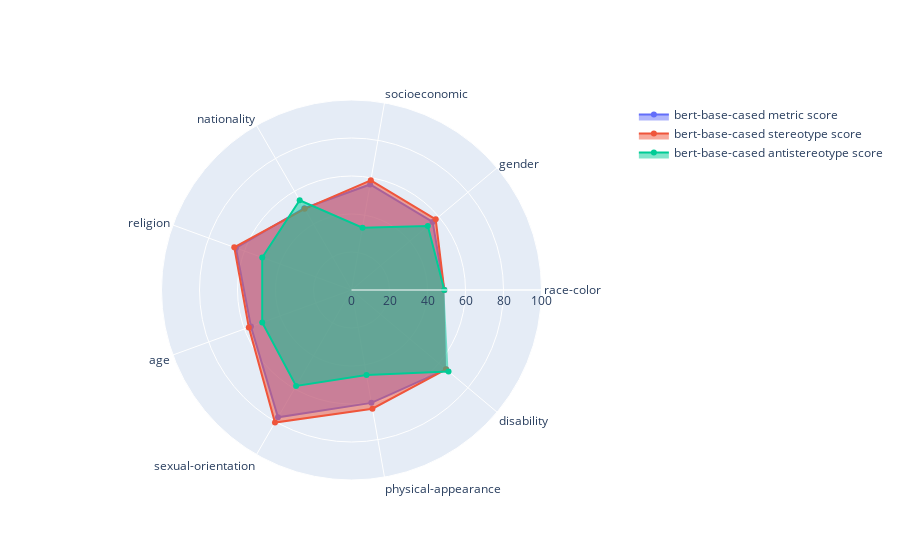

The notebook cell saved with this chart:
### Markdown cell above
## Graphing <i>bert-base-cased</i> against itself (metric vs. stereotype vs. antistereotype)

### Code cell
categories = list(all_models['bias_type'].unique())

fig = go.Figure()

fig.add_trace(go.Scatterpolar(
      r=list(bert_base_cased['metric_score']), # [48.84, 55.73, 56.4, 49.69, 64.76, 56.32, 77.38, 60.32, 65.0]
      theta=categories,
      fill='toself',
      name='bert-base-cased metric score'
))
fig.add_trace(go.Scatterpolar(
      r=list(bert_base_cased['stereotype_score']),
      theta=categories,
      fill='toself',
      name='bert-base-cased stereotype score'
))
fig.add_trace(go.Scatterpolar(
      r=list(bert_base_cased['antistereotype_score']),
      theta=categories,
      fill='toself',
      name='bert-base-cased antistereotype score'
))

fig.update_layout(
  polar=dict(
    radialaxis=dict(
      visible=True,
      range=[0, 100]
    )),
  showlegend=True
)

fig.show()

### Figure 1 — Plotly figure (JSON) as saved in the notebook; plotly's stock layout.template omitted (floating-point values rounded to 4 significant figures)
{"data": [{"fill": "toself", "name": "bert-base-cased metric score", "r": [48.84, 55.73, 56.4, 49.69, 64.76, 56.32, 77.38, 60.32, 65], "theta": ["race-color", "gender", "socioeconomic", "nationality", "religion", "age", "sexual-orientation", "physical-appearance", "disability"], "type": "scatterpolar"}, {"fill": "toself", "name": "bert-base-cased stereotype score", "r": [48.84, 57.86, 58.6, 49.32, 65.66, 57.53, 80.56, 63.46, 64.91], "theta": ["race-color", "gender", "socioeconomic", "nationality", "religion", "age", "sexual-orientation", "physical-appearance", "disability"], "type": "scatterpolar"}, {"fill": "toself", "name": "bert-base-cased antistereotype score", "r": [48.84, 52.43, 33.33, 54.55, 50, 50, 58.33, 45.45, 66.67], "theta": ["race-color", "gender", "socioeconomic", "nationality", "religion", "age", "sexual-orientation", "physical-appearance", "disability"], "type": "scatterpolar"}], "layout": {"polar": {"radialaxis": {"range": [0, 100], "visible": true}}, "showlegend": true}}
